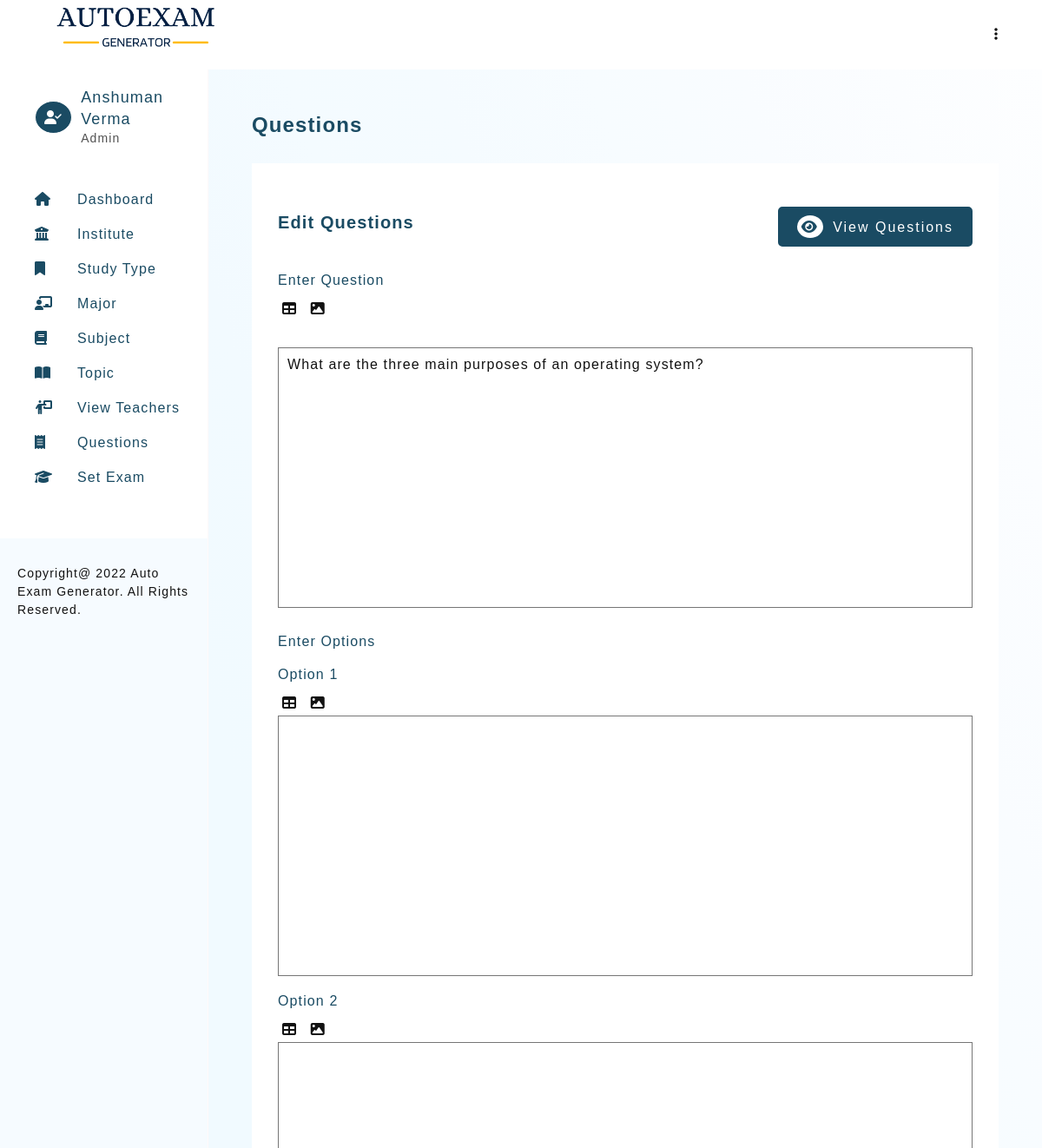
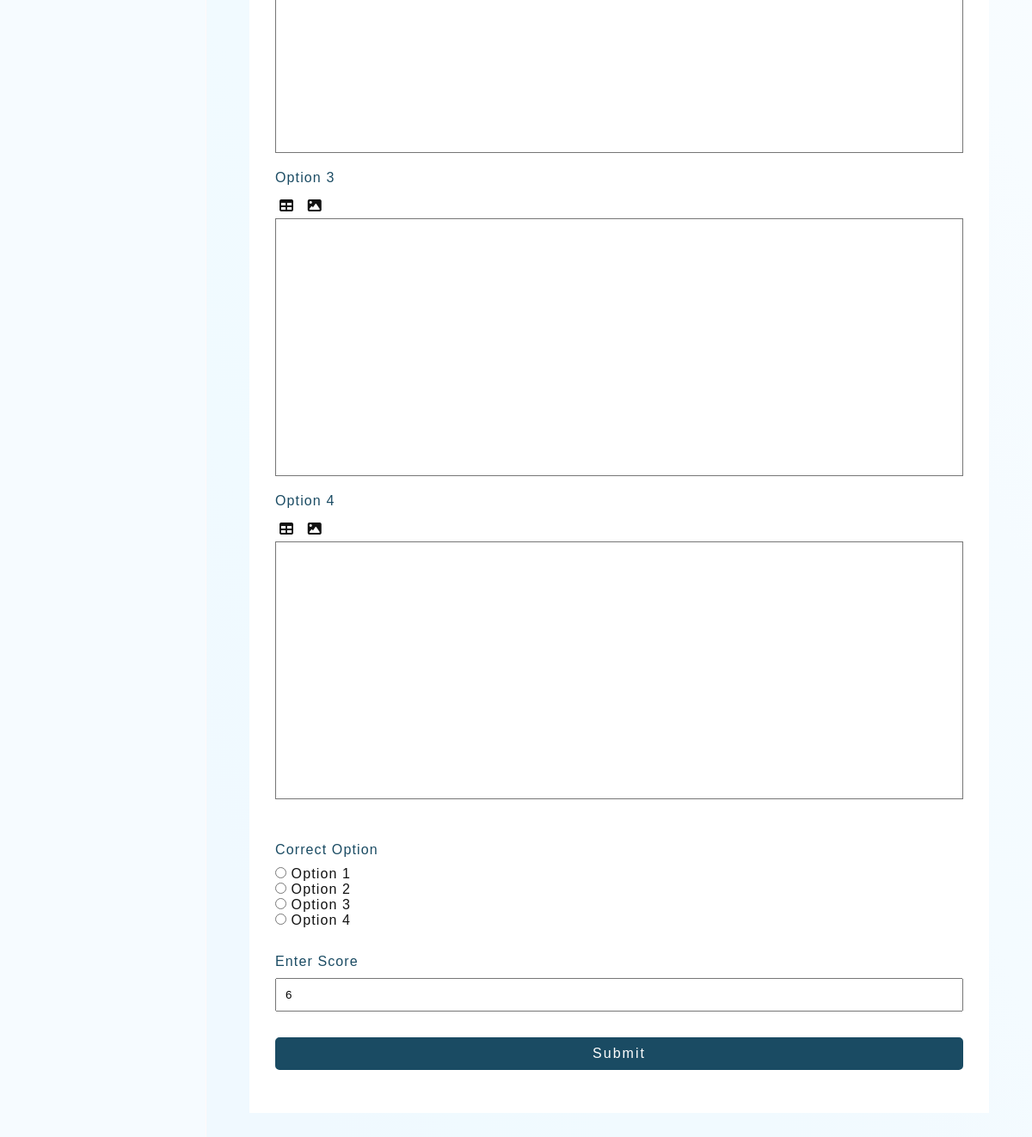
The page /question-3-edit-mcq.php?edit=1 (signed in) on the database its author committed (2 pictures, top to bottom).
### tables this page shows
CREATE TABLE `teacher_profile` (
  `teacher_id` int PRIMARY KEY AUTO_INCREMENT,
  `teacher_firstname` varchar(30) NOT NULL,
  `teacher_lastname` varchar(30) NOT NULL,
  `email` varchar(50) UNIQUE,
  `password` varchar(100) NOT NULL,
  `type` ENUM('Admin','Teacher') NOT NULL DEFAULT 'Teacher',
  `addedOn` DATETIME DEFAULT CURRENT_TIMESTAMP
);

CREATE TABLE `question_bank` (
  `question_id` int PRIMARY KEY AUTO_INCREMENT,
  `subject_topic_id` int,
  `question_abbr` varchar(30),
  `question` longtext NOT NULL,
  `optionA` longtext NOT NULL,
  `optionB` longtext NOT NULL,
  `optionC` longtext NOT NULL,
  `optionD` longtext NOT NULL,
  `answer` longtext NOT NULL,
  `score` int NOT NULL,
  `questionAddedBy` int,
   `questionAddedOn` DATETIME DEFAULT CURRENT_TIMESTAMP,
  FOREIGN KEY (`questionAddedBy`) REFERENCES `teacher_profile`(`teacher_id`) ON UPDATE CASCADE ON DELETE SET NULL,
  FOREIGN KEY (`Subject_topic_id`) REFERENCES `subject_topic`(`subject_topic_id`) ON UPDATE CASCADE ON DELETE SET NULL,
  FOREIGN KEY (`question_abbr`) REFERENCES `question_type`(`question_abbr`) ON UPDATE CASCADE ON DELETE SET NULL
);

### includes/config.php (called while the page is built, shortened)
<?php
    $sitename = "Auto Exam Generator";

### question-3-edit-mcq.php (the view, shortened to what this page needs)
<?php
    require_once './templates/header.php';
    if(isset($_GET['edit']))
    {
        $questionQ = mysqli_query($connection,
            "SELECT * FROM `question_bank`
            WHERE `question_bank`.`question_id` = '$_GET[edit]'"
        );
        if(mysqli_num_rows($questionQ) == 1 )
        {
            $questionRow = mysqli_fetch_assoc($questionQ);
            $question = $questionRow['question'];
            $answer = $questionRow['answer'];
            $score = $questionRow['score'];
            $option1 = $questionRow['optionA'];
            $option2 = $questionRow['optionB'];
            $option3 = $questionRow['optionC'];
            $option4 = $questionRow['optionD'];
?>
<section>
    <h3 class="heading">Questions</h3>
    <div class="card">
        <div class="card-heading">
            <div>
                <h4 class="sub-heading">Edit Questions</h4>
            </div>
            <a href="question-view.php" class="btn  btn-green"><i class="fa-solid fa-eye"></i> View Questions</a>
        </div>
        <form method="post" class="form-container g-large">
            <div>
                <label for="">Enter Question</label>
                <div>
                    <a href="javascript:void(0)" class="icon-btn" title="Add Table" onclick="displayEditorForm('table-block', 'questionContent', 'questionEditor')"><i class="fa-solid fa-table"></i></a>
                    <a href="javascript:void(0)" class="icon-btn" title="Add Image" onclick="displayEditorForm('upload-block', 'questionContent', 'questionEditor')"><i class="fa-solid fa-image"></i></a>
                </div>
            </div>
            <div id="questionEditor" class="editor" contenteditable="true" onkeyup="addContent(this.innerHTML, 'questionContent')" aria-placeholder="Enter Question">
            <?= $question; ?>
            </div>
            <div>
                <label for="" class="form-label">Enter Options</label>
                <div class="mt">
                    <label for="" class="form-label">Option 1</label>
                    <div>
                        <a href="javascript:void(0)" class="icon-btn" title="Add Table"  onclick="displayEditorForm('table-block', 'op1', 'answerEditorop1')"><i class="fa-solid fa-table"></i></a>
                        <a href="javascript:void(0)" class="icon-btn" title="Add Image" onclick="displayEditorForm('upload-block', 'op1', 'answerEditorop1')"><i class="fa-solid fa-image"></i></a>
                    </div>
                    <div id="answerEditorop1" class="editor" contenteditable="true" onkeyup="addContent(this.innerHTML, 'op1')" aria-placeholder="Enter Answer">
                    </div>
                </div>
                <div class="mt">
                    <label for="" class="form-label">Option 2</label>
                    <div>
                        <a href="javascript:void(0)" class="icon-btn" title="Add Table"  onclick="displayEditorForm('table-block', 'op2', 'answerEditorop2')"><i class="fa-solid fa-table"></i></a>
                        <a href="javascript:void(0)" class="icon-btn" title="Add Image" onclick="displayEditorForm('upload-block', 'op2', 'answerEditorop2')"><i class="fa-solid fa-image"></i></a>
                    </div>
                    <div id="answerEditorop2" class="editor" contenteditable="true" onkeyup="addContent(this.innerHTML, 'op2')" aria-placeholder="Enter Answer">
                    </div>
                </div>
                <div class="mt">
                    <label for="" class="form-label">Option 3</label>
                    <div>
                        <a href="javascript:void(0)" class="icon-btn" title="Add Table"  onclick="displayEditorForm('table-block', 'op3', 'answerEditorop3')"><i class="fa-solid fa-table"></i></a>
                        <a href="javascript:void(0)" class="icon-btn" title="Add Image" onclick="displayEditorForm('upload-block', 'op3', 'answerEditorop3')"><i class="fa-solid fa-image"></i></a>
                    </div>
                    <div id="answerEditorop3" class="editor" contenteditable="true" onkeyup="addContent(this.innerHTML, 'op3')" placeholder="Enter Answer">
                    </div>
                </div>
                <div class="mt">
                    <label for="" class="form-label">Option 4</label>
                    <div>
                        <a href="javascript:void(0)" class="icon-btn" title="Add Table"  onclick="displayEditorForm('table-block', 'op4', 'answerEditorop4')"><i class="fa-solid fa-table"></i></a>
                        <a href="javascript:void(0)" class="icon-btn" title="Add Image" onclick="displayEditorForm('upload-block', 'op4', 'answerEditorop4')"><i class="fa-solid fa-image"></i></a>
                    </div>
                    <div id="answerEditorop4" class="editor" contenteditable="true" onkeyup="addContent(this.innerHTML, 'op4')" placeholder="Enter Answer">
                    </div>
                </div>
            </div>
            <div>
                <label for="" class="form-label">Correct Option</label>
                <div>
                    <input type="radio" name="optGroup" id="opt1" value="option1"
                    <?= $checked = ($answer == $option1) ? "checked" : ""; ?>>
                    <label  for="opt1">Option 1</label><br>
                    <input type="radio" name="optGroup" id="opt2" value="option2" <?= $checked = ($answer == $option2) ? "checked" : ""; ?>> <label  for="opt2">Option 2</label><br>
                    <input type="radio" name="optGroup" id="opt3" value="option3" <?= $checked = ($answer == $option3) ? "checked" : ""; ?>> <label  for="option4">Option 3</label><br>
                    <input type="radio" name="optGroup" id="opt4" value="op4" <?= $checked = ($answer == $option4) ? "checked" : ""; ?>> <label  for="opt4">Option 4</label><br>
                </div>
            </div>
            <div>
                <label for="score" class="form-label">Enter Score</label>
                <input type="number" name="score" class="form-control" id="score" placeholder="Enter score" value="<?= $score; ?>">
            </div>
            <button type="submit" class="btn btn-green" name="submit" onclick="contentOptionAdd()">Submit</button>
        </form>
    </div>
</section>
<?php
}
}
    require_once './templates/footer.php';
?>

### templates/header.php (shortened to what this page needs)
<?php
    require './includes/config.php';
    require_once './includes/connection.php';
    if(isset($_SESSION['user']))
    {
        $userQuery = mysqli_query($connection, "SELECT * FROM teacher_profile WHERE email = '$_SESSION[user]'");
        $userRow = mysqli_fetch_assoc($userQuery);
    }
?>
<!DOCTYPE html>
<html lang="en">
<head>
    <link rel="stylesheet" href="./assets/css/main.css">
    <link rel="stylesheet" href="./assets/css/style.css">
    <link rel="stylesheet" href="https://cdnjs.cloudflare.com/ajax/libs/font-awesome/6.1.1/css/all.min.css">
</head>
<body>
    <header class="admin-header">
        <h1 class="title">
            <img src="./assets/images/logo.png" alt="Auto Exam Generator" height="60px">
        </h1>
        <div>
            <ul>
                <li class="dropmenu">
                    <a href="#"><i class="fa-solid fa-ellipsis-vertical"></i></a>
                </li>
            </ul>
        </div>
    </header>
    <aside id="asideMenu">
        <div class="profile-header" id="profile-header2">
            <?php
                if($_SESSION['userType'] == 'Admin')
                {
                    echo "<i class=\"fa-solid fa-user-check\"></i>";
                }
                else
                {
                    echo "<i class=\"fa-solid fa-user\"></i>";
                }
            ?>
            <div>
                <h2>
                    <?=
                        $userRow['teacher_firstname'] ." ". $userRow['teacher_lastname']
                    ?>
                </h2>
                <p> <?=  $_SESSION['userType']; ?> </p>
            </div>
        </div>
        <section id="nav-header">
            <nav>
                <ul class="navbar">
                    <li><a href="dashboard.php"><i class="fa-solid fa-house"></i><span>Dashboard</span></a></li>
                            <li><a href="institute-view.php"><i class="fa-solid fa-building-columns"></i><span>Institute</span></a></li>
                            <li><a href="studyType-view.php"><i class="fa-solid fa-bookmark"></i><span>Study Type</span></a></li>
                            <li><a href="major-view.php"><i class="fa-solid fa-chalkboard-user"></i><span>Major</span></a></li>
                            <li><a href="subject-view.php"><i class="fa-solid fa-book"></i><span>Subject</span></a></li>
                            <li><a href="topic-view.php"><i class="fa-solid fa-book-open"></i><span>Topic</span></a></li>
                    <?php
                        if($_SESSION['userType'] == 'Admin')
                        {
                    ?>
                            <li><a href="teacher-view.php"><i class="fa-solid fa-person-chalkboard"></i><span>View Teachers</span></a></li>
                    <?php
                        }
                    ?>
                    <li><a href="question-view.php"><i class="fa-solid fa-receipt"></i><span>Questions</span></a></li>
                    <li><a href="setExam-1.php"><i class="fa-solid fa-graduation-cap"></i><span>Set Exam</span></a></li>
                </ul>
            </nav>
        </section>
        <footer class="copyright">Copyright@
            <?= date("Y"); ?>
            <?= $sitename; ?>. All Rights Reserved.
        </footer>
    </aside>
    <main>

### assets/css/main.css (style rules this page uses)
* { margin: 0; padding: 0; box-sizing: border-box; }
body { font-family: 'Gill Sans', 'Gill Sans MT', Calibri, 'Trebuchet MS', sans-serif; color: #121212; letter-spacing: 0.07em; }
html { scroll-behavior: smooth; }
a { text-decoration: none; }
ul { list-style: none; }
.btn { padding: 8px 20px; border-radius: 5px; transition: all 0.2s; letter-spacing: 2px; font-size: 16px; }
.btn i { border-radius: 50%; padding: 5px; margin-right: 5px; transition: all 0.2s; }
.btn-green { background-color: #1a4b63; color: #fff; border: solid 2px #1a4b63; }
.btn-green i { background-color: #fff; color: #1a4b63; }

### assets/css/style.css (style rules this page uses)
:root { --primary-color: #1a4b63; }
body { color: #121212; }
.admin-header { padding: 0 50px; background-color: #fff; display: flex; justify-content: space-between; width: 100%; z-index: 12; height: 10vh; line-height: 10vh; position: fixed; top: 0; left: 0; }
.admin-header .dropmenu { position: relative; text-align: right; }
.admin-header .dropmenu a { color: #121212; }
aside { width: 50%; background-color: #fff; height: 100%; overflow: auto; position: fixed; display: flex; flex-direction: column; justify-content: space-between; border-right: solid 1px rgb(255, 249, 249); display: none; background-color: #f6fbff; }
aside > #nav-header { padding: 20px 20px 50px 40px; display: grid; grid-template-columns: 1fr; row-gap: 20px; align-content: start; background-color: #fff; }
h1.title { color: var(--primary-color); font-size: 18px; }
.profile-header { display: flex; justify-content: flex-start; align-items: center; line-height: 1.4; padding: 20px 20px 20px 40px; background-color: #fff; }
.profile-header > i { border-radius: 50%; color: #fff; border: solid 1px; padding: 10px; background-color: var(--primary-color); margin-right: 10px; }
.profile-header > div > h2 { color: var(--primary-color); font-size: 18px; font-weight: normal; }
.profile-header > div > p { color: #515151; font-size: 14px; }
aside > #nav-header > nav > ul { line-height: 2.5; }
aside > #nav-header > nav > ul > li > a { color: var(--primary-color); font-size: 16px; display: block; }
aside > #nav-header > nav > ul > li > a > i { display: inline-block; width: 30px; }
aside > #nav-header > nav > ul > li > a > span { margin-left: 19px; }
aside > footer { background-color: #f6fbff; padding: 30px 20px 30px; line-height: 1.5; font-size: 14px; }
main { background-image: linear-gradient(to right top, #f0f9ff, #f0f9ff, #f0faff, #f1faff, #f1faff, #f2faff, #f4fbff, #f5fbff, #f7fcff, #f9fcff, #fbfdff, #fdfeff); min-height: 100vh; padding: 50px 50px; margin-top: 10vh; }
main > section { margin-bottom: 100px; }
.heading { color: var(--primary-color); margin-bottom: 30px; font-size: 24px; font-weight: 600; }
.sub-heading { color: var(--primary-color); margin-bottom: 10px; font-size: 20px; font-weight: 600; }
.card { background-color: #fff; padding: 50px 30px; }
.card-heading { display: flex; justify-content: space-between; align-items: center; margin-bottom: 30px; flex-direction: column; }
.form-container { display: grid; grid-template-columns: 1fr; }
.g-large { grid-gap: 30px; }
.form-container > div > label, .form-label { display: block; color: var(--primary-color); margin-bottom: 10px; }
.form-container .form-control { width: 100%; padding: 10px; }
.form-container > button { grid-template-columns: 200px; }
@media (min-width: 992px) { aside { display: block; width: 20%; } }
@media (min-width: 992px) { main { margin-left: 20%; width: 80%; } }
@media (min-width: 992px) { .card-heading { flex-direction: row; } }
.mt { margin: 20px 0; }
.form-control { display: block; width: 100%; padding: 10px; }
.icon-btn { padding: 5px; display: inline-block; background: transparent; border: none; color: #121212; }
.editor { border: solid 1px rgb(118, 118, 118); width: 100%; padding: 10px; min-height: 300px; height: 300px; overflow: auto; }

### rows shown on the page
teacher_profile: teacher_firstname "Anshuman", teacher_lastname "Verma"
question_bank: question "What are the three main purposes of an operating system?", score "6"

### other values the page prints
$_SESSION['userType'] "Admin"
$sitename "Auto Exam Generator"
